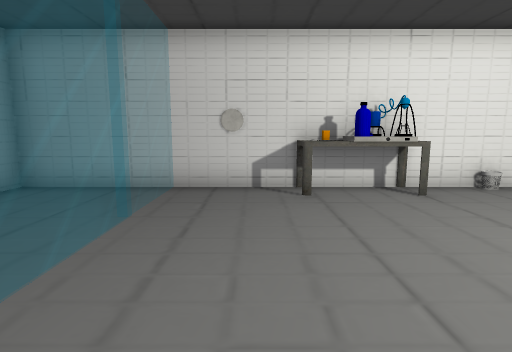
view 1 (above)

12 first-person views from a walk through a 3-D level made in the Unity game engine. The camera is 1.2 m above the floor, tilts 8° down and sees 80° across. The floor is counted in squares, 1 m on a side. Each view is taken from the middle of a square. On the plan, view 1 faces up. The plan holds only what a view shows up to about 13 squares ahead; the rest is blank. The place goes on beyond the plan. The player character is not drawn. Door leaves are left out, so doorways stand open. Some surface patterns are stand-ins.

view 2
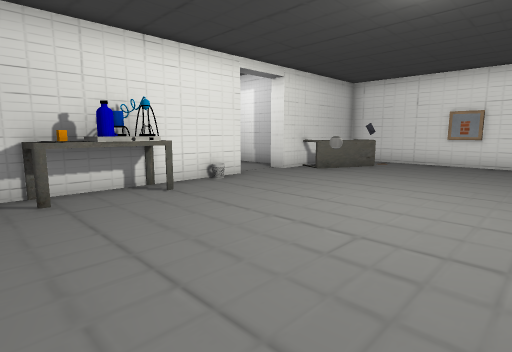

view 3
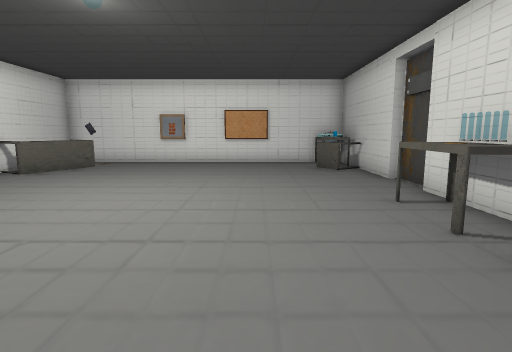

view 4
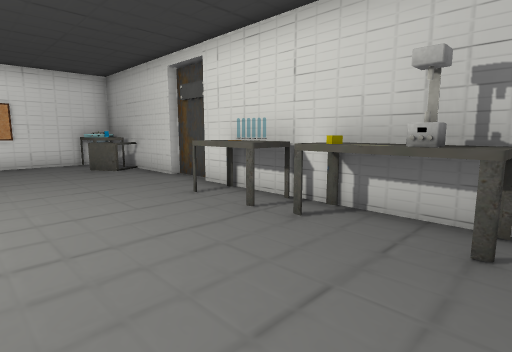

view 5
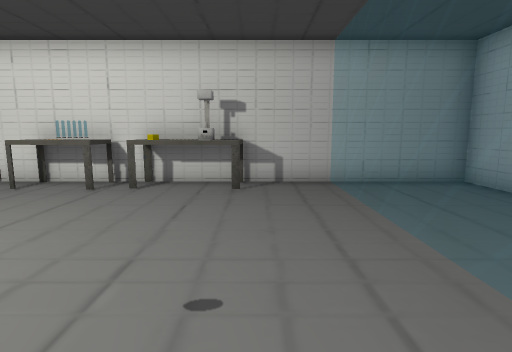

view 6
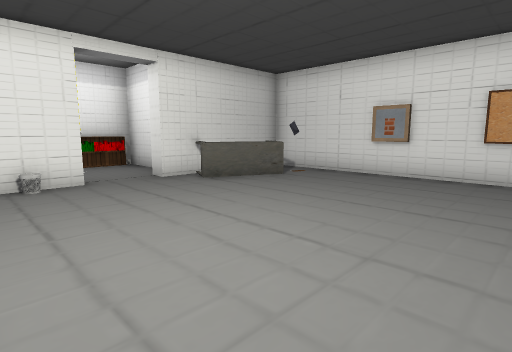

view 7
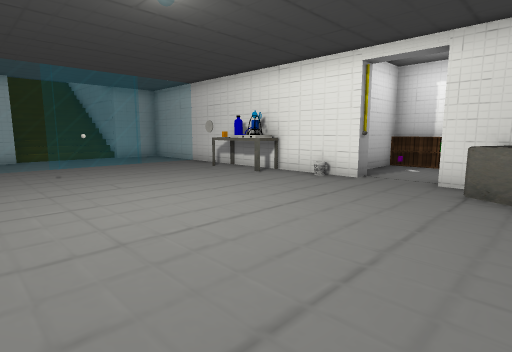

view 8
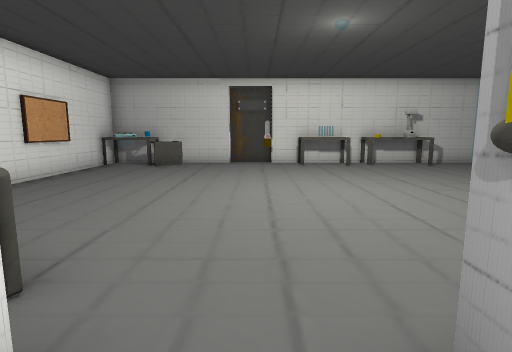

view 9
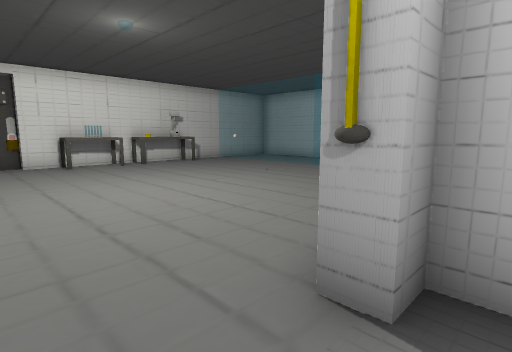

view 10
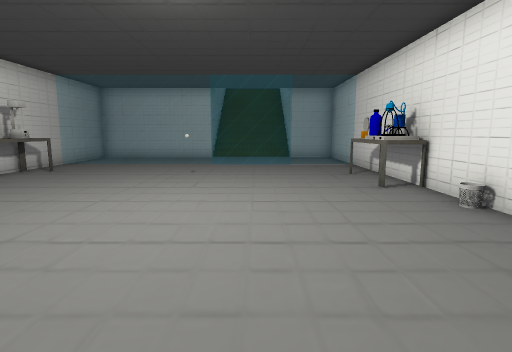

view 11
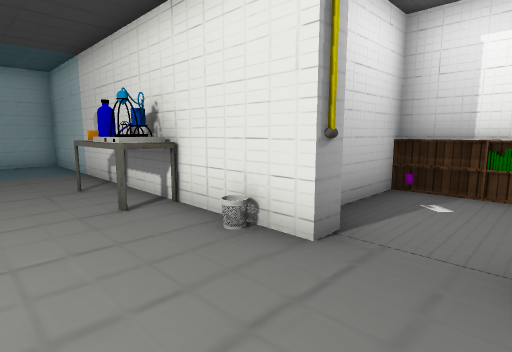

view 12
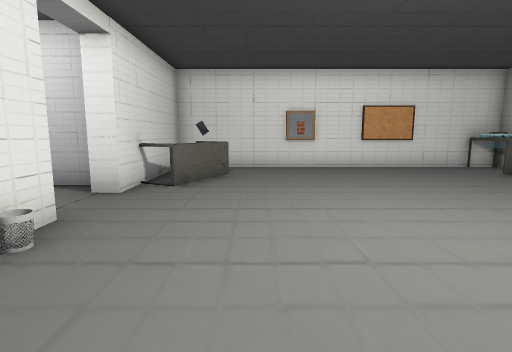

### Floor plan
Key: @ floor where view 1 was taken; # wall or solid block; . floor; D open door; = window, fence, low wall or low ledge; T table; B bookshelf; O other object.
Columns run from 4 left of view 1 to 13 right of it. Each row starts with its distance up from view 1.
 11          #B#B#
 10          #...#
  9          #...#
  8          #...#
  7 ##########ODD#####
  6  .=..OTT.....T#T.#
  5  .=...........TT.#
  4  .=..............#
  3  .=..............#
  2  .=..............#
  1  .=...#..........#
  0  .=.@............#
 -1  .=..............#
 -2  .=..............#
 -3  .=............T.#
 -4  .=.TTOTTT....TOT#
 -5 ########### ######

Where each view was taken, in squares from view 1:
view 1: 0 up, 0 right, facing up
view 2: 0 up, 0 right, facing up-right
view 3: 1 down, 0 right, facing right
view 4: 0 up, 0 right, facing down-right
view 5: 3 up, 0 right, facing down
view 6: 1 down, 4 right, facing up-right
view 7: 1 down, 10 right, facing up-left
view 8: 8 up, 7 right, facing down
view 9: 8 up, 8 right, facing down-left
view 10: 3 up, 10 right, facing left
view 11: 4 up, 8 right, facing up-left
view 12: 4 up, 2 right, facing right
